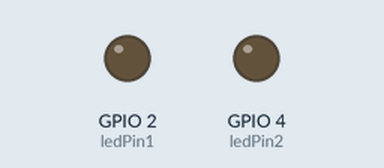
Recording of a sketch running on a simulated ESP32. Shown: output pins drawn as LEDs (lit = HIGH).

Above: at 0.4 s.
Timing chart, 0 to 3.8 s (numbered marks = the images above):
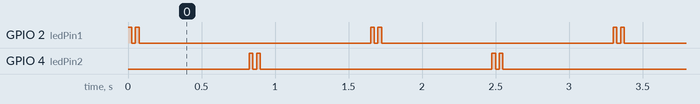

The sketch:

Testat7.ino
```cpp
// constants won't change. Used here to set a pin number:
const int ledPin1 = 2;  // the number of the LED pin
const int ledPin2 = 4;
const int spin_delay = 25;
const int end_delay = 750;

void setup() {
  // set the digital pin as output:
  pinMode(ledPin1, OUTPUT);
  pinMode(ledPin2, OUTPUT);
}

void loop() {
  blinckLed1();
  blinckLed2();
}

void blinckLed1() {
  digitalWrite(ledPin1, HIGH);
  delay(spin_delay);
  digitalWrite(ledPin1, LOW);
  delay(spin_delay);
  digitalWrite(ledPin1, HIGH);
  delay(spin_delay);

  digitalWrite(ledPin1, LOW);
  delay(end_delay);
}

void blinckLed2() {
  digitalWrite(ledPin2, HIGH);
  delay(spin_delay);
  digitalWrite(ledPin2, LOW);
  delay(spin_delay);
  digitalWrite(ledPin2, HIGH);
  delay(spin_delay);

  digitalWrite(ledPin2, LOW);
  delay(end_delay);
}
```

Measured:
- by itself, GPIO 2 (ledPin1), GPIO 4 (ledPin2): repeats every 1.7 s: LOW 0.03 s, HIGH 0.03 s, LOW 1.6 s, HIGH 0.03 s
- by itself, everything shown: repeats every 1.7 s, in 4 steps
